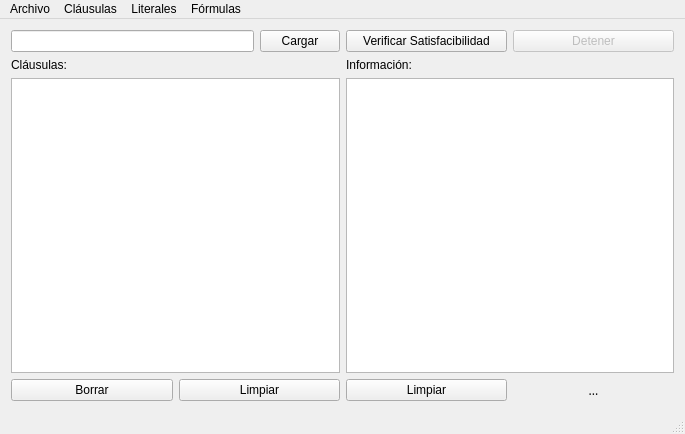
<?xml version="1.0" encoding="UTF-8"?>
<ui version="4.0">
 <class>Qclprover</class>
 <widget class="QMainWindow" name="Qclprover">
  <property name="geometry">
   <rect>
    <x>0</x>
    <y>0</y>
    <width>685</width>
    <height>434</height>
   </rect>
  </property>
  <property name="windowTitle">
   <string>clprover</string>
  </property>
  <widget class="QWidget" name="centralWidget">
   <layout class="QGridLayout" name="gridLayout">
    <item row="0" column="0">
     <layout class="QVBoxLayout" name="verticalLayout">
      <item>
       <layout class="QHBoxLayout" name="horizontalLayout">
        <item>
         <widget class="QLineEdit" name="lineaClausula"/>
        </item>
        <item>
         <widget class="QPushButton" name="pushButton">
          <property name="text">
           <string>Cargar</string>
          </property>
         </widget>
        </item>
       </layout>
      </item>
      <item>
       <widget class="QLabel" name="label">
        <property name="text">
         <string>Cláusulas:</string>
        </property>
       </widget>
      </item>
      <item>
       <widget class="QListWidget" name="listaClausulas"/>
      </item>
      <item>
       <layout class="QHBoxLayout" name="horizontalLayout_2">
        <item>
         <widget class="QPushButton" name="botonBorrar">
          <property name="text">
           <string>Borrar</string>
          </property>
         </widget>
        </item>
        <item>
         <widget class="QPushButton" name="botonLimpiarClaus">
          <property name="text">
           <string>Limpiar</string>
          </property>
         </widget>
        </item>
       </layout>
      </item>
     </layout>
    </item>
    <item row="0" column="1">
     <layout class="QVBoxLayout" name="verticalLayout_2">
      <item>
       <layout class="QHBoxLayout" name="horizontalLayout_3">
        <item>
         <widget class="QPushButton" name="botonVerificarSatis">
          <property name="text">
           <string>Verificar Satisfacibilidad</string>
          </property>
         </widget>
        </item>
        <item>
         <widget class="QPushButton" name="botonDetener">
          <property name="enabled">
           <bool>false</bool>
          </property>
          <property name="text">
           <string>Detener</string>
          </property>
         </widget>
        </item>
       </layout>
      </item>
      <item>
       <widget class="QLabel" name="label_2">
        <property name="text">
         <string>Información:</string>
        </property>
       </widget>
      </item>
      <item>
       <widget class="QTextEdit" name="textoInfo">
        <property name="readOnly">
         <bool>true</bool>
        </property>
       </widget>
      </item>
      <item>
       <layout class="QHBoxLayout" name="horizontalLayout_4">
        <item>
         <widget class="QPushButton" name="botonLimpiarInfo">
          <property name="text">
           <string>Limpiar</string>
          </property>
         </widget>
        </item>
        <item>
         <widget class="QLabel" name="labelSatis">
          <property name="font">
           <font>
            <family>Arial Black</family>
           </font>
          </property>
          <property name="text">
           <string>...</string>
          </property>
          <property name="scaledContents">
           <bool>false</bool>
          </property>
          <property name="alignment">
           <set>Qt::AlignCenter</set>
          </property>
         </widget>
        </item>
       </layout>
      </item>
     </layout>
    </item>
   </layout>
  </widget>
  <widget class="QMenuBar" name="menuBar">
   <property name="geometry">
    <rect>
     <x>0</x>
     <y>0</y>
     <width>685</width>
     <height>25</height>
    </rect>
   </property>
   <widget class="QMenu" name="menuArchivo">
    <property name="title">
     <string>Archivo</string>
    </property>
    <addaction name="actionAbrir"/>
    <addaction name="actionGuardar"/>
    <addaction name="actionSalir"/>
   </widget>
   <widget class="QMenu" name="menuCl_usulas">
    <property name="title">
     <string>Cláusulas</string>
    </property>
    <addaction name="actionVerificar_Satisfacibilidad"/>
    <addaction name="actionSimplificar_Conjunto"/>
   </widget>
   <widget class="QMenu" name="menuLiterales">
    <property name="title">
     <string>Literales</string>
    </property>
    <addaction name="actionUnificar_literales"/>
   </widget>
   <widget class="QMenu" name="menuF_rmulas">
    <property name="title">
     <string>Fórmulas</string>
    </property>
    <addaction name="actionCargar_F_rmula"/>
   </widget>
   <addaction name="menuArchivo"/>
   <addaction name="menuCl_usulas"/>
   <addaction name="menuLiterales"/>
   <addaction name="menuF_rmulas"/>
  </widget>
  <widget class="QStatusBar" name="statusBar"/>
  <action name="actionAbrir">
   <property name="text">
    <string>Abrir</string>
   </property>
   <property name="shortcut">
    <string>Ctrl+A</string>
   </property>
  </action>
  <action name="actionGuardar">
   <property name="text">
    <string>Guardar</string>
   </property>
   <property name="shortcut">
    <string>Ctrl+G</string>
   </property>
  </action>
  <action name="actionVerificar_Satisfacibilidad">
   <property name="text">
    <string>Verificar satisfacibilidad</string>
   </property>
   <property name="shortcut">
    <string>Ctrl+V</string>
   </property>
  </action>
  <action name="actionSimplificar_Conjunto">
   <property name="text">
    <string>Simplificar conjunto</string>
   </property>
   <property name="shortcut">
    <string>Ctrl+S</string>
   </property>
  </action>
  <action name="actionUnificar_literales">
   <property name="text">
    <string>Unificar literales</string>
   </property>
   <property name="shortcut">
    <string>Ctrl+U</string>
   </property>
  </action>
  <action name="actionCargar_F_rmula">
   <property name="text">
    <string>Cargar fórmula</string>
   </property>
   <property name="shortcut">
    <string>Ctrl+C</string>
   </property>
  </action>
  <action name="actionSalir">
   <property name="text">
    <string>Salir</string>
   </property>
   <property name="shortcut">
    <string>Ctrl+Q</string>
   </property>
  </action>
 </widget>
 <layoutdefault spacing="6" margin="11"/>
 <resources/>
 <connections>
  <connection>
   <sender>pushButton</sender>
   <signal>clicked()</signal>
   <receiver>Qclprover</receiver>
   <slot>agregarClausula()</slot>
   <hints>
    <hint type="sourcelabel">
     <x>330</x>
     <y>63</y>
    </hint>
    <hint type="destinationlabel">
     <x>339</x>
     <y>89</y>
    </hint>
   </hints>
  </connection>
  <connection>
   <sender>lineaClausula</sender>
   <signal>returnPressed()</signal>
   <receiver>Qclprover</receiver>
   <slot>agregarClausula()</slot>
   <hints>
    <hint type="sourcelabel">
     <x>213</x>
     <y>62</y>
    </hint>
    <hint type="destinationlabel">
     <x>246</x>
     <y>79</y>
    </hint>
   </hints>
  </connection>
  <connection>
   <sender>botonBorrar</sender>
   <signal>clicked()</signal>
   <receiver>Qclprover</receiver>
   <slot>eliminarClausula()</slot>
   <hints>
    <hint type="sourcelabel">
     <x>94</x>
     <y>392</y>
    </hint>
    <hint type="destinationlabel">
     <x>151</x>
     <y>404</y>
    </hint>
   </hints>
  </connection>
  <connection>
   <sender>botonLimpiarClaus</sender>
   <signal>clicked()</signal>
   <receiver>Qclprover</receiver>
   <slot>eliminarClausulas()</slot>
   <hints>
    <hint type="sourcelabel">
     <x>301</x>
     <y>385</y>
    </hint>
    <hint type="destinationlabel">
     <x>347</x>
     <y>373</y>
    </hint>
   </hints>
  </connection>
  <connection>
   <sender>botonVerificarSatis</sender>
   <signal>clicked()</signal>
   <receiver>Qclprover</receiver>
   <slot>verificarSatisfacibilidad()</slot>
   <hints>
    <hint type="sourcelabel">
     <x>494</x>
     <y>63</y>
    </hint>
    <hint type="destinationlabel">
     <x>502</x>
     <y>80</y>
    </hint>
   </hints>
  </connection>
  <connection>
   <sender>botonDetener</sender>
   <signal>clicked()</signal>
   <receiver>Qclprover</receiver>
   <slot>detenerResolucion()</slot>
   <hints>
    <hint type="sourcelabel">
     <x>673</x>
     <y>63</y>
    </hint>
    <hint type="destinationlabel">
     <x>342</x>
     <y>127</y>
    </hint>
   </hints>
  </connection>
  <connection>
   <sender>botonLimpiarInfo</sender>
   <signal>clicked()</signal>
   <receiver>Qclprover</receiver>
   <slot>limpiarTexto()</slot>
   <hints>
    <hint type="sourcelabel">
     <x>494</x>
     <y>391</y>
    </hint>
    <hint type="destinationlabel">
     <x>343</x>
     <y>321</y>
    </hint>
   </hints>
  </connection>
  <connection>
   <sender>actionAbrir</sender>
   <signal>triggered()</signal>
   <receiver>Qclprover</receiver>
   <slot>abrirArchivo()</slot>
   <hints>
    <hint type="sourcelabel">
     <x>-1</x>
     <y>-1</y>
    </hint>
    <hint type="destinationlabel">
     <x>342</x>
     <y>216</y>
    </hint>
   </hints>
  </connection>
  <connection>
   <sender>actionGuardar</sender>
   <signal>triggered()</signal>
   <receiver>Qclprover</receiver>
   <slot>guardarClausulas()</slot>
   <hints>
    <hint type="sourcelabel">
     <x>-1</x>
     <y>-1</y>
    </hint>
    <hint type="destinationlabel">
     <x>342</x>
     <y>216</y>
    </hint>
   </hints>
  </connection>
  <connection>
   <sender>actionVerificar_Satisfacibilidad</sender>
   <signal>triggered()</signal>
   <receiver>Qclprover</receiver>
   <slot>verificarSatisfacibilidad()</slot>
   <hints>
    <hint type="sourcelabel">
     <x>-1</x>
     <y>-1</y>
    </hint>
    <hint type="destinationlabel">
     <x>342</x>
     <y>216</y>
    </hint>
   </hints>
  </connection>
  <connection>
   <sender>actionUnificar_literales</sender>
   <signal>triggered()</signal>
   <receiver>Qclprover</receiver>
   <slot>unificarLiterales()</slot>
   <hints>
    <hint type="sourcelabel">
     <x>-1</x>
     <y>-1</y>
    </hint>
    <hint type="destinationlabel">
     <x>342</x>
     <y>216</y>
    </hint>
   </hints>
  </connection>
  <connection>
   <sender>actionSimplificar_Conjunto</sender>
   <signal>triggered()</signal>
   <receiver>Qclprover</receiver>
   <slot>simplificarConjunto()</slot>
   <hints>
    <hint type="sourcelabel">
     <x>-1</x>
     <y>-1</y>
    </hint>
    <hint type="destinationlabel">
     <x>342</x>
     <y>216</y>
    </hint>
   </hints>
  </connection>
  <connection>
   <sender>actionCargar_F_rmula</sender>
   <signal>triggered()</signal>
   <receiver>Qclprover</receiver>
   <slot>cargarFormula()</slot>
   <hints>
    <hint type="sourcelabel">
     <x>-1</x>
     <y>-1</y>
    </hint>
    <hint type="destinationlabel">
     <x>342</x>
     <y>216</y>
    </hint>
   </hints>
  </connection>
  <connection>
   <sender>actionSalir</sender>
   <signal>triggered()</signal>
   <receiver>Qclprover</receiver>
   <slot>close()</slot>
   <hints>
    <hint type="sourcelabel">
     <x>-1</x>
     <y>-1</y>
    </hint>
    <hint type="destinationlabel">
     <x>342</x>
     <y>216</y>
    </hint>
   </hints>
  </connection>
 </connections>
 <slots>
  <slot>agregarClausula()</slot>
  <slot>eliminarClausula()</slot>
  <slot>eliminarClausulas()</slot>
  <slot>verificarSatisfacibilidad()</slot>
  <slot>detenerResolucion()</slot>
  <slot>limpiarTexto()</slot>
  <slot>abrirArchivo()</slot>
  <slot>guardarClausulas()</slot>
  <slot>unificarLiterales()</slot>
  <slot>simplificarConjunto()</slot>
  <slot>cargarFormula()</slot>
 </slots>
</ui>
